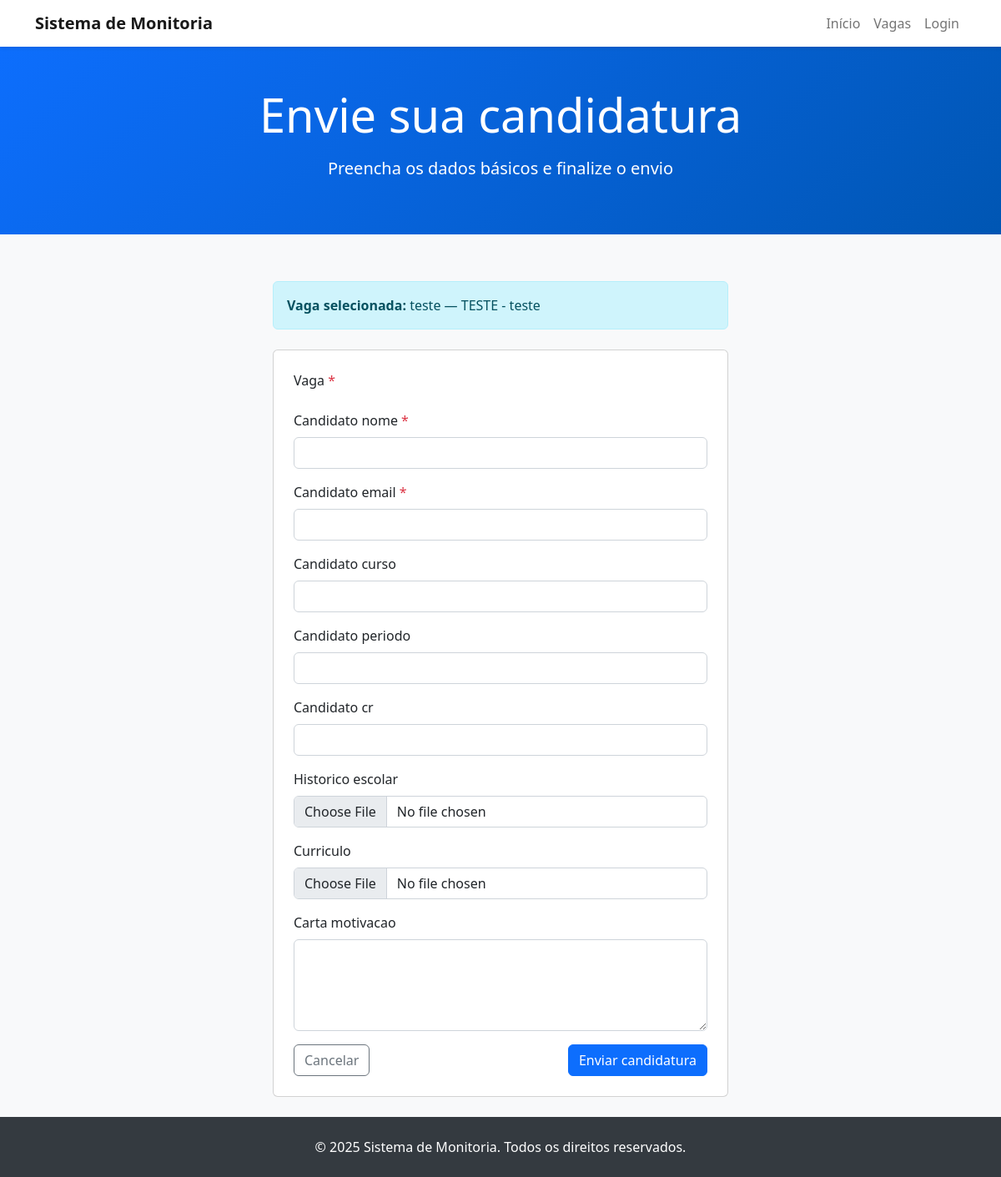
Page /cadastrar/1/ on the earlier database version.
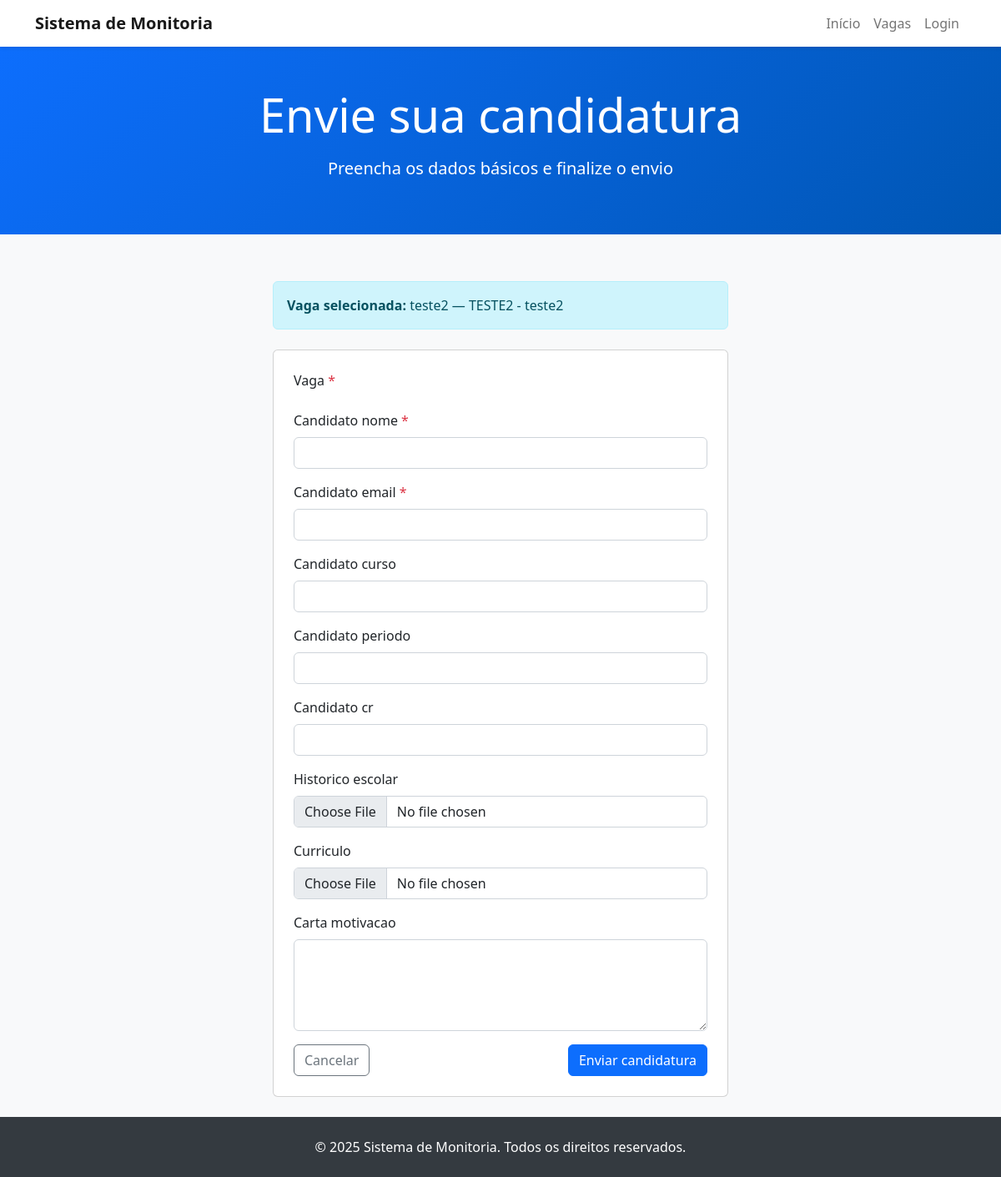
Same page on the later database version.
### content_app/models.py (models this page shows, shortened)
class TempoRegistro(models.Model):
    created_at = models.DateTimeField(auto_now_add=True)
    updated_at = models.DateTimeField(auto_now=True)
    class Meta:
        abstract = True

class VagaMonitoria(TempoRegistro):
    titulo = models.CharField(max_length=150)
    disciplina = models.ForeignKey(Disciplina, on_delete=models.PROTECT, related_name="vagas")
    prerequisitos = models.TextField(blank=True)
    responsabilidades = models.TextField(blank=True)
    periodo_minimo = models.PositiveSmallIntegerField(null=True, blank=True)
    cr_minimo = models.DecimalField(max_digits=4, decimal_places=2, null=True, blank=True,
                                    validators=[MinValueValidator(Decimal("0")), MaxValueValidator(Decimal("10"))])
    quantidade_vagas = models.PositiveSmallIntegerField(default=1, validators=[MinValueValidator(1)])
    carga_horaria_semanal = models.PositiveSmallIntegerField(default=4, validators=[MinValueValidator(1)])
    bolsa_valor = models.DecimalField(max_digits=9, decimal_places=2, null=True, blank=True)
    inscricoes_inicio = models.DateField(default=timezone.now)
    inscricoes_fim = models.DateField(default=timezone.now)
    monitoria_inicio = models.DateField(default=timezone.now)
    monitoria_fim = models.DateField(default=timezone.now)
    status = models.CharField(max_length=20, choices=VagaMonitoriaStatus.choices, default=VagaMonitoriaStatus.RASCUNHO)
    publicado_em = models.DateTimeField(null=True, blank=True)
    criado_por = models.ForeignKey(User, on_delete=models.PROTECT, related_name="vagas_criadas")
    atualizado_por = models.ForeignKey(User, null=True, blank=True, on_delete=models.SET_NULL,
                                       related_name="vagas_atualizadas")
    permitir_edicao_submetida = models.BooleanField(default=False)
    ativo = models.BooleanField(default=True)
    class Meta:
        ordering = ["-created_at"]
        verbose_name = "Vaga de Monitoria"
        verbose_name_plural = "Vagas de Monitoria"

class Disciplina(TempoRegistro):
    nome = models.CharField(max_length=150)
    codigo = models.CharField(max_length=20, unique=True)
    departamento = models.ForeignKey(Departamento, on_delete=models.PROTECT, related_name="disciplinas")
    carga_horaria = models.PositiveSmallIntegerField(validators=[MinValueValidator(1)])
    periodo = models.CharField(max_length=30)
    semestre = models.CharField(max_length=20)
    coordenador = models.ForeignKey(User, on_delete=models.PROTECT, related_name="disciplinas_coordenadas")
    ativo = models.BooleanField(default=True)
    class Meta:
        ordering = ["codigo"]
        unique_together = ("nome", "departamento", "semestre")
    def __str__(self) -> str:
        return f"{self.codigo} - {self.nome}"

### content_app/views.py (the view)
# urls.py: path("cadastrar/", views.cadastrar_candidato, name="cadastrar_candidato"),
def cadastrar_candidato(request, vaga_id=None):
    vaga = None
    form_kwargs = {}
    if vaga_id is not None:
        vaga = get_object_or_404(
            VagaMonitoria.objects.select_related("disciplina"), pk=vaga_id, ativo=True
        )
        form_kwargs["vaga_queryset"] = VagaMonitoria.objects.filter(pk=vaga.pk)
    if request.method == "POST":
        form = CandidaturaPublicForm(request.POST, request.FILES, **form_kwargs)
        if vaga:
            form.fields["vaga"].widget = forms.HiddenInput()
            form.fields["vaga"].initial = vaga
        if form.is_valid():
            with transaction.atomic():
                candidatura_vaga = form.cleaned_data.get("vaga")
                if vaga:
                    candidatura_vaga = vaga
                if not candidatura_vaga:
                    form.add_error("vaga", "Selecione uma vaga válida.")
                else:
                    if not candidatura_vaga.inscricoes_abertas:
                        form.add_error("vaga", "As inscrições para esta vaga estão encerradas.")
                    candidato_cr = form.cleaned_data.get("candidato_cr")
                    if (
                        candidatura_vaga.cr_minimo
                        and candidato_cr is not None
                        and candidato_cr < candidatura_vaga.cr_minimo
                    ):
                        form.add_error("candidato_cr", "CR insuficiente para esta vaga.")
                if form.errors:
                    return render(request, "cadastrar_candidato.html", {"form": form, "vaga": vaga})
                candidatura, criada = Candidatura.objects.get_or_create(
                    vaga=candidatura_vaga,
                    candidato_email=form.cleaned_data["candidato_email"],
                    defaults={
                        "candidato_nome": form.cleaned_data["candidato_nome"],
                        "candidato_curso": form.cleaned_data.get("candidato_curso", ""),
                        "candidato_periodo": form.cleaned_data.get("candidato_periodo", ""),
                        "candidato_cr": form.cleaned_data.get("candidato_cr"),
                        "historico_escolar": form.cleaned_data.get("historico_escolar"),
                        "curriculo": form.cleaned_data.get("curriculo"),
                        "carta_motivacao": form.cleaned_data.get("carta_motivacao", ""),
                        "status": CandidaturaStatus.SUBMETIDA,
                    },
                )
                if not criada:
                    campos_atualizaveis = (
                        "candidato_nome",
                        "candidato_curso",
                        "candidato_periodo",
                        "candidato_cr",
                        "historico_escolar",
                        "curriculo",
                        "carta_motivacao",
                    )
                    for campo in campos_atualizaveis:
                        valor = form.cleaned_data.get(campo)
                        if campo in {"historico_escolar", "curriculo"}:
                            if valor:
                                setattr(candidatura, campo, valor)
                        elif valor not in (None, ""):
                            setattr(candidatura, campo, valor)
                    candidatura.status = CandidaturaStatus.SUBMETIDA
                    candidatura.save()
                    messages.info(request, "Dados atualizados para a candidatura existente.")
                else:
                    messages.success(request, "Candidatura registrada com sucesso.")
                registrar_auditoria(request.user, "submeter_candidatura_portal", candidatura)
                return redirect("listar_vagas")
    else:
        form = CandidaturaPublicForm(**form_kwargs)
        if vaga:
            form.fields["vaga"].widget = forms.HiddenInput()
            form.fields["vaga"].initial = vaga
    return render(request, "cadastrar_candidato.html", {"form": form, "vaga": vaga})

### streaming_platform/templates/cadastrar_candidato.html (shortened to what this page needs)
{% extends 'base.html' %}
{% block hero_title %}Envie sua candidatura{% endblock %}
{% block hero_subtitle %}Preencha os dados básicos e finalize o envio{% endblock %}
{% block content %}
<div class="container py-4">
    <div class="row justify-content-center">
        <div class="col-lg-6">
            {% if vaga %}
            <div class="alert alert-info mb-4" role="alert">
                <strong>Vaga selecionada:</strong> {{ vaga.titulo }} — {{ vaga.disciplina }}
            </div>
            {% endif %}
            <form method="post" enctype="multipart/form-data" class="card p-4">
                {% for field in form %}
                <div class="mb-3">
                    <label class="form-label" for="{{ field.id_for_label }}">
                        {{ field.label }}{% if field.field.required %} <span class="text-danger">*</span>{% endif %}
                    </label>
                    {{ field }}
                </div>
                {% endfor %}
                <div class="d-flex justify-content-between">
                    <a href="{% url 'listar_vagas' %}" class="btn btn-outline-secondary">Cancelar</a>
                    <button type="submit" class="btn btn-primary">Enviar candidatura</button>
                </div>
            </form>
        </div>
    </div>
</div>
{% endblock %}

Differences in the rows shown:
changed VagaMonitoria: titulo "teste" → "teste2"; disciplina "TESTE - teste" → "TESTE2 - teste2"
